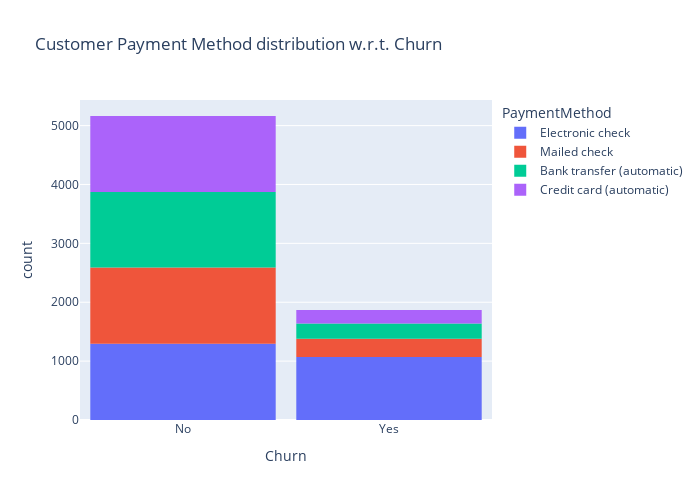

Notebook code for this chart:
### Code cell
fig = px.histogram(data, x="Churn", color="PaymentMethod", title="Customer Payment Method distribution w.r.t. Churn")
fig.update_layout(width=700, height=500, bargap=0.1)
fig.show()

### Figure 1 — Plotly figure (JSON) as saved in the notebook; plotly's stock layout.template omitted (floating-point values rounded to 4 significant figures; data arrays with more than 128 entries replaced by an {"elided": "..."} marker saying what was removed)
{"data": [{"bingroup": "x", "hovertemplate": "PaymentMethod=Electronic check<br>Churn=%{x}<br>count=%{y}<extra></extra>", "legendgroup": "Electronic check", "marker": {"color": "#636efa", "pattern": {"shape": ""}}, "name": "Electronic check", "orientation": "v", "showlegend": true, "type": "histogram", "x": {"elided": "2365 str values"}, "xaxis": "x", "yaxis": "y"}, {"bingroup": "x", "hovertemplate": "PaymentMethod=Mailed check<br>Churn=%{x}<br>count=%{y}<extra></extra>", "legendgroup": "Mailed check", "marker": {"color": "#EF553B", "pattern": {"shape": ""}}, "name": "Mailed check", "orientation": "v", "showlegend": true, "type": "histogram", "x": {"elided": "1604 str values"}, "xaxis": "x", "yaxis": "y"}, {"bingroup": "x", "hovertemplate": "PaymentMethod=Bank transfer (automatic)<br>Churn=%{x}<br>count=%{y}<extra></extra>", "legendgroup": "Bank transfer (automatic)", "marker": {"color": "#00cc96", "pattern": {"shape": ""}}, "name": "Bank transfer (automatic)", "orientation": "v", "showlegend": true, "type": "histogram", "x": {"elided": "1542 str values"}, "xaxis": "x", "yaxis": "y"}, {"bingroup": "x", "hovertemplate": "PaymentMethod=Credit card (automatic)<br>Churn=%{x}<br>count=%{y}<extra></extra>", "legendgroup": "Credit card (automatic)", "marker": {"color": "#ab63fa", "pattern": {"shape": ""}}, "name": "Credit card (automatic)", "orientation": "v", "showlegend": true, "type": "histogram", "x": {"elided": "1521 str values"}, "xaxis": "x", "yaxis": "y"}], "layout": {"bargap": 0.1, "barmode": "relative", "height": 500, "legend": {"title": {"text": "PaymentMethod"}, "tracegroupgap": 0}, "title": {"text": "Customer Payment Method distribution w.r.t. Churn"}, "width": 700, "xaxis": {"anchor": "y", "domain": [0, 1], "title": {"text": "Churn"}}, "yaxis": {"anchor": "x", "domain": [0, 1], "title": {"text": "count"}}}}
